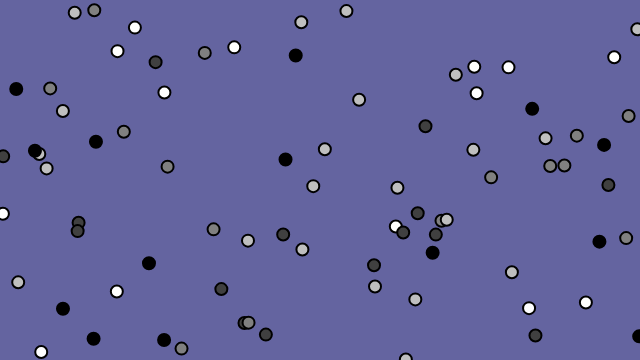
Frame 1 (no input)
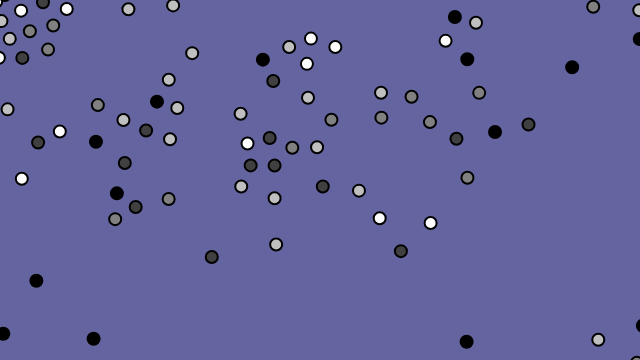
Frame 60 (no input)
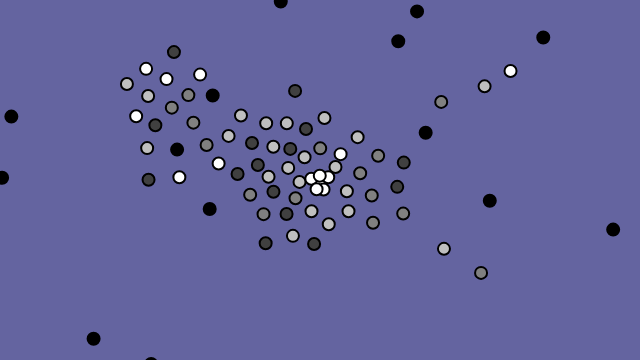
Frame 120 (the mouse pressed at the canvas centre since frame 60)

The p5.js sketch that drew these frames (run headless with seeded random() and noise() and a simulated clock; from frame 60 on, the mouse is pressed at the canvas centre):

// p5.js sketch
// ── sketch.js
// The Nature of Code
// Daniel Shiffman
// http://natureofcode.com

// Separation
// Via Reynolds: http://www.red3d.com/cwr/steer/

// A list of vehicles
let vehicles = [];

let slider1;
let slider2;
let slider3;

let checkbox;

function setup() {

  createCanvas(640, 360);
  // We are now making random vehicles and storing them in an array
  for (let i = 0; i < 80; i++) {
    vehicles.push(new Vehicle(random(width), random(height), int(random(5))));
  }

  slider1 = createSlider(0, 8, 4);
  slider2 = createSlider(0, 8, 4);
  slider3 = createSlider(10, 160, 24);

  slider1.position(670, 30);
  slider2.position(670, 60);
  slider3.position(670, 90);
}

function draw() {
  background(100,100,160);

  for (let v of vehicles) {
    v.applyBehaviors(vehicles);
    v.update();
    v.borders();
    v.display();
  }
}
// ── vehicle.js
// The Nature of Code
// Daniel Shiffman
// http://natureofcode.com

// Vehicle object

class Vehicle {
  constructor(x, y, seek) {
    // All the usual stuff
    this.position = createVector(x, y);
    this.r = 12;
    this.maxspeed = 3; // Maximum speed
    this.maxforce = 0.2; // Maximum steering force
    this.acceleration = createVector(0, 0);
    this.velocity = createVector(0, 0);

    this.seekForce = seek;
    this.color = color(seek*255/4);
  }

  applyBehaviors(vehicles) {

    let separateForce = this.separate(vehicles);
    let seekForce = this.seek(createVector(mouseX, mouseY));

    separateForce.mult(slider1.value());
    seekForce.mult(this.seekForce);

    this.applyForce(separateForce);
    this.applyForce(seekForce);
  }

  applyForce(force) {
    // We could add mass here if we want A = F / M
    this.acceleration.add(force);
  }

  // Separation
  // Method checks for nearby vehicles and steers away
  separate(vehicles) {
    let desiredseparation = slider3.value();
    let sum = createVector();
    let count = 0;
    // For every boid in the system, check if it's too close
    for (let i = 0; i < vehicles.length; i++) {
      let d = p5.Vector.dist(this.position, vehicles[i].position);
      // If the distance is greater than 0 and less than an arbitrary amount (0 when you are yourself)
      if ((d > 0) && (d < desiredseparation)) {
        // Calculate vector pointing away from neighbor
        let diff = p5.Vector.sub(this.position, vehicles[i].position);
        diff.normalize();
        diff.div(d); // Weight by distance
        sum.add(diff);
        count++; // Keep track of how many
      }
    }
    // Average -- divide by how many
    if (count > 0) {
      sum.div(count);
      // Our desired vector is the average scaled to maximum speed
      sum.normalize();
      sum.mult(this.maxspeed);
      // Implement Reynolds: Steering = Desired - Velocity
      sum.sub(this.velocity);
      sum.limit(this.maxforce);
    }
    return sum;
  }

  // A method that calculates a steering force towards a target
  // STEER = DESIRED MINUS VELOCITY
  seek(target) {
    let desired = p5.Vector.sub(target, this.position); // A vector pointing from the location to the target

    // Normalize desired and scale to maximum speed
    desired.normalize();
    desired.mult(this.maxspeed);
    // Steering = Desired minus velocity
    let steer = p5.Vector.sub(desired, this.velocity);
    steer.limit(this.maxforce); // Limit to maximum steering force
    return steer;
  }

  // Method to update location
  update() {
    // Update velocity
    this.velocity.add(this.acceleration);
    // Limit speed
    this.velocity.limit(this.maxspeed);
    this.position.add(this.velocity);
    // Reset accelertion to 0 each cycle
    this.acceleration.mult(0);
  }

  display() {
    fill(this.color);
    stroke(0);
    strokeWeight(2);
    push();
    translate(this.position.x, this.position.y);
    ellipse(0, 0, this.r, this.r);
    pop();
  }

  // Wraparound
  borders() {
    if (this.position.x < -this.r) this.position.x = width + this.r;
    if (this.position.y < -this.r) this.position.y = height + this.r;
    if (this.position.x > width + this.r) this.position.x = -this.r;
    if (this.position.y > height + this.r) this.position.y = -this.r;
  }
}
